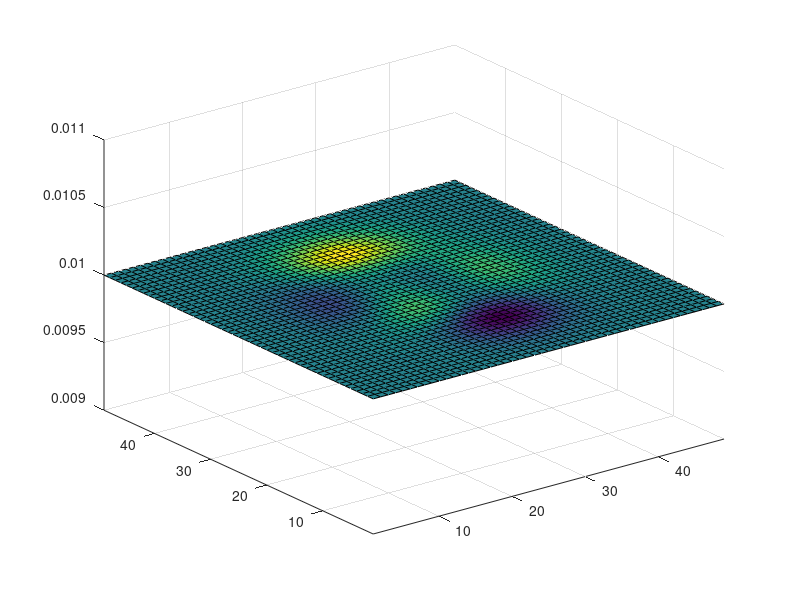

Write MATLAB code to recreate this figure.
%layers = 5; k = 1; delta = 25;
%DWT_full(X,layers,DWT_steps(layers,k)*delta);


figure
Z = peaks; surf(Z); 
axis tight
set(gca,'NextPlot','replacechildren');
% Preallocate the struct array for the struct returned by getframe
F(20) = struct('cdata',[],'colormap',[]);
% Record the movie
for j = 1:20 
    surf(.01+sin(2*pi*j/20)*Z,Z)
    F(j) = getframe;
end


movie(F,10)

